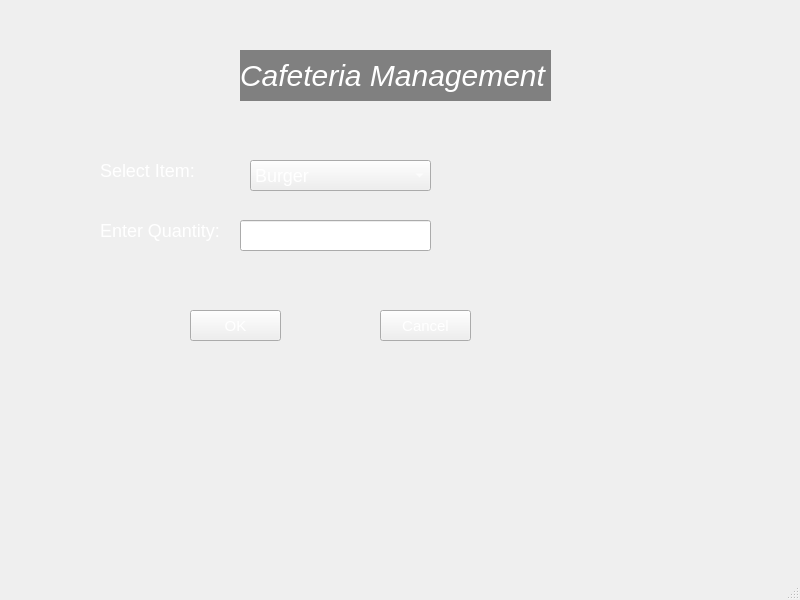
<?xml version="1.0" encoding="UTF-8"?>
<ui version="4.0">
 <class>MainWindow</class>
 <widget class="QMainWindow" name="MainWindow">
  <property name="geometry">
   <rect>
    <x>0</x>
    <y>0</y>
    <width>800</width>
    <height>600</height>
   </rect>
  </property>
  <property name="windowTitle">
   <string>MainWindow</string>
  </property>
  <widget class="QWidget" name="centralwidget">
   <widget class="QLabel" name="label">
    <property name="geometry">
     <rect>
      <x>240</x>
      <y>50</y>
      <width>311</width>
      <height>51</height>
     </rect>
    </property>
    <property name="styleSheet">
     <string notr="true">QLabel{
font-size: 30px;
background: light gray;
color: white;
font-style: italic;
}</string>
    </property>
    <property name="text">
     <string>Cafeteria Management</string>
    </property>
   </widget>
   <widget class="QLabel" name="label_2">
    <property name="geometry">
     <rect>
      <x>100</x>
      <y>150</y>
      <width>111</width>
      <height>41</height>
     </rect>
    </property>
    <property name="styleSheet">
     <string notr="true">QLabel{
font-size: 18px;
color: white;
}</string>
    </property>
    <property name="text">
     <string>Select Item:</string>
    </property>
   </widget>
   <widget class="QLabel" name="label_3">
    <property name="geometry">
     <rect>
      <x>100</x>
      <y>210</y>
      <width>131</width>
      <height>41</height>
     </rect>
    </property>
    <property name="styleSheet">
     <string notr="true">QLabel{
font-size: 18px;
color: white;
}</string>
    </property>
    <property name="text">
     <string>Enter Quantity:</string>
    </property>
   </widget>
   <widget class="QComboBox" name="comboBox">
    <property name="geometry">
     <rect>
      <x>250</x>
      <y>160</y>
      <width>181</width>
      <height>31</height>
     </rect>
    </property>
    <property name="styleSheet">
     <string notr="true">QComboBox{
font-size: 18px;
color: 	white;
}</string>
    </property>
    <item>
     <property name="text">
      <string>Burger</string>
     </property>
    </item>
    <item>
     <property name="text">
      <string>Shawerma</string>
     </property>
    </item>
    <item>
     <property name="text">
      <string>Cold Drink</string>
     </property>
    </item>
    <item>
     <property name="text">
      <string>Ice Cream</string>
     </property>
    </item>
    <item>
     <property name="text">
      <string>Chips</string>
     </property>
    </item>
   </widget>
   <widget class="QLineEdit" name="lineEdit">
    <property name="geometry">
     <rect>
      <x>240</x>
      <y>220</y>
      <width>191</width>
      <height>31</height>
     </rect>
    </property>
    <property name="styleSheet">
     <string notr="true">QLineEdit{
font-size: 18px;
color: white;
}</string>
    </property>
   </widget>
   <widget class="QPushButton" name="pushButton">
    <property name="geometry">
     <rect>
      <x>190</x>
      <y>310</y>
      <width>91</width>
      <height>31</height>
     </rect>
    </property>
    <property name="styleSheet">
     <string notr="true">QPushButton{
font-size: 15px;
color: white;
}</string>
    </property>
    <property name="text">
     <string>OK</string>
    </property>
   </widget>
   <widget class="QPushButton" name="pushButton_2">
    <property name="geometry">
     <rect>
      <x>380</x>
      <y>310</y>
      <width>91</width>
      <height>31</height>
     </rect>
    </property>
    <property name="styleSheet">
     <string notr="true">QPushButton{
font-size: 15px;
color: white;
}</string>
    </property>
    <property name="text">
     <string>Cancel</string>
    </property>
   </widget>
  </widget>
  <widget class="QMenuBar" name="menubar">
   <property name="geometry">
    <rect>
     <x>0</x>
     <y>0</y>
     <width>800</width>
     <height>23</height>
    </rect>
   </property>
  </widget>
  <widget class="QStatusBar" name="statusbar"/>
 </widget>
 <resources/>
 <connections/>
</ui>
